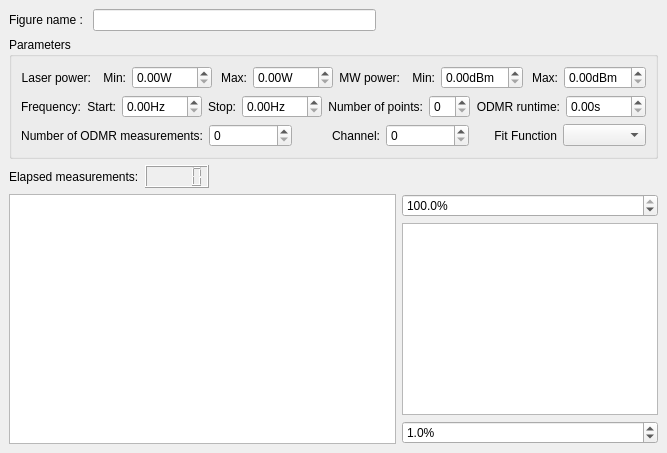
  <widget class="QDockWidget" name="BayOpt_DockWidget">
   <property name="windowTitle">
    <string>Quick optimization</string>
   </property>
   <attribute name="dockWidgetArea">
    <number>2</number>
   </attribute>
   <widget class="QWidget" name="dockWidgetContents">
    <layout class="QVBoxLayout" name="verticalLayout_12">
     <item>
      <layout class="QHBoxLayout" name="horizontalLayout_11">
       <item>
        <widget class="QLabel" name="figure_name_Label">
         <property name="text">
          <string>Figure name : </string>
         </property>
        </widget>
       </item>
       <item>
        <widget class="QLineEdit" name="bayopt_nametag_LineEdit">
         <property name="sizePolicy">
          <sizepolicy hsizetype="MinimumExpanding" vsizetype="Fixed">
           <horstretch>0</horstretch>
           <verstretch>0</verstretch>
          </sizepolicy>
         </property>
        </widget>
       </item>
       <item>
        <spacer name="horizontalSpacer_3">
         <property name="orientation">
          <enum>Qt::Horizontal</enum>
         </property>
         <property name="sizeHint" stdset="0">
          <size>
           <width>40</width>
           <height>20</height>
          </size>
         </property>
        </spacer>
       </item>
      </layout>
     </item>
     <item>
      <widget class="QGroupBox" name="bayopt_parameters_GroupBox">
       <property name="title">
        <string>Parameters</string>
       </property>
       <layout class="QVBoxLayout" name="verticalLayout_13">
        <item>
         <layout class="QHBoxLayout" name="horizontalLayout_9">
          <item>
           <widget class="QLabel" name="laser_power_Label_2">
            <property name="text">
             <string>Laser power:</string>
            </property>
            <property name="alignment">
             <set>Qt::AlignRight|Qt::AlignTrailing|Qt::AlignVCenter</set>
            </property>
           </widget>
          </item>
          <item>
           <widget class="QLabel" name="min_Label">
            <property name="text">
             <string>Min:</string>
            </property>
            <property name="alignment">
             <set>Qt::AlignRight|Qt::AlignTrailing|Qt::AlignVCenter</set>
            </property>
           </widget>
          </item>
          <item>
           <widget class="ScienDSpinBox" name="bayopt_laser_power_start_DoubleSpinBox">
            <property name="minimumSize">
             <size>
              <width>80</width>
              <height>0</height>
             </size>
            </property>
            <property name="suffix">
             <string>W</string>
            </property>
           </widget>
          </item>
          <item>
           <widget class="QLabel" name="max_Label">
            <property name="text">
             <string>Max:</string>
            </property>
            <property name="alignment">
             <set>Qt::AlignRight|Qt::AlignTrailing|Qt::AlignVCenter</set>
            </property>
           </widget>
          </item>
          <item>
           <widget class="ScienDSpinBox" name="bayopt_laser_power_stop_DoubleSpinBox">
            <property name="minimumSize">
             <size>
              <width>80</width>
              <height>0</height>
             </size>
            </property>
            <property name="suffix">
             <string>W</string>
            </property>
           </widget>
          </item>
          <item>
           <widget class="QLabel" name="mw_power_Label_2">
            <property name="text">
             <string>MW power:</string>
            </property>
            <property name="alignment">
             <set>Qt::AlignRight|Qt::AlignTrailing|Qt::AlignVCenter</set>
            </property>
           </widget>
          </item>
          <item>
           <widget class="QLabel" name="min_Label_2">
            <property name="text">
             <string>Min:</string>
            </property>
            <property name="alignment">
             <set>Qt::AlignRight|Qt::AlignTrailing|Qt::AlignVCenter</set>
            </property>
           </widget>
          </item>
          <item>
           <widget class="ScienDSpinBox" name="bayopt_mw_power_start_DoubleSpinBox">
            <property name="minimumSize">
             <size>
              <width>80</width>
              <height>0</height>
             </size>
            </property>
            <property name="suffix">
             <string>dBm</string>
            </property>
           </widget>
          </item>
          <item>
           <widget class="QLabel" name="max_Label_2">
            <property name="text">
             <string>Max:</string>
            </property>
            <property name="alignment">
             <set>Qt::AlignRight|Qt::AlignTrailing|Qt::AlignVCenter</set>
            </property>
           </widget>
          </item>
          <item>
           <widget class="ScienDSpinBox" name="bayopt_mw_power_stop_DoubleSpinBox">
            <property name="minimumSize">
             <size>
              <width>80</width>
              <height>0</height>
             </size>
            </property>
            <property name="suffix">
             <string>dBm</string>
            </property>
           </widget>
          </item>
         </layout>
        </item>
        <item>
         <layout class="QHBoxLayout" name="horizontalLayout_10">
          <item>
           <widget class="QLabel" name="frequency_Label">
            <property name="text">
             <string>Frequency:</string>
            </property>
            <property name="alignment">
             <set>Qt::AlignRight|Qt::AlignTrailing|Qt::AlignVCenter</set>
            </property>
           </widget>
          </item>
          <item>
           <widget class="QLabel" name="start_Label">
            <property name="text">
             <string>Start:</string>
            </property>
            <property name="alignment">
             <set>Qt::AlignRight|Qt::AlignTrailing|Qt::AlignVCenter</set>
            </property>
           </widget>
          </item>
          <item>
           <widget class="ScienDSpinBox" name="bayopt_freq_start_DoubleSpinBox">
            <property name="minimumSize">
             <size>
              <width>80</width>
              <height>0</height>
             </size>
            </property>
            <property name="suffix">
             <string>Hz</string>
            </property>
           </widget>
          </item>
          <item>
           <widget class="QLabel" name="stop_Label">
            <property name="text">
             <string>Stop:</string>
            </property>
            <property name="alignment">
             <set>Qt::AlignRight|Qt::AlignTrailing|Qt::AlignVCenter</set>
            </property>
           </widget>
          </item>
          <item>
           <widget class="ScienDSpinBox" name="bayopt_freq_stop_DoubleSpinBox">
            <property name="minimumSize">
             <size>
              <width>80</width>
              <height>0</height>
             </size>
            </property>
            <property name="suffix">
             <string>Hz</string>
            </property>
           </widget>
          </item>
          <item>
           <widget class="QLabel" name="num_of_points_Label">
            <property name="text">
             <string>Number of points:</string>
            </property>
            <property name="alignment">
             <set>Qt::AlignRight|Qt::AlignTrailing|Qt::AlignVCenter</set>
            </property>
           </widget>
          </item>
          <item>
           <widget class="QSpinBox" name="bayopt_freq_num_SpinBox">
            <property name="minimumSize">
             <size>
              <width>0</width>
              <height>0</height>
             </size>
            </property>
           </widget>
          </item>
          <item>
           <widget class="QLabel" name="odmr_runtime_Label">
            <property name="text">
             <string>ODMR runtime:</string>
            </property>
            <property name="alignment">
             <set>Qt::AlignRight|Qt::AlignTrailing|Qt::AlignVCenter</set>
            </property>
           </widget>
          </item>
          <item>
           <widget class="ScienDSpinBox" name="bayopt_odmr_runtime_DoubleSpinBox">
            <property name="minimumSize">
             <size>
              <width>80</width>
              <height>0</height>
             </size>
            </property>
            <property name="suffix">
             <string>s</string>
            </property>
           </widget>
          </item>
         </layout>
        </item>
        <item>
         <layout class="QHBoxLayout" name="horizontalLayout_8">
          <item>
           <widget class="QLabel" name="num_meas_Label">
            <property name="text">
             <string>Number of ODMR measurements:</string>
            </property>
            <property name="alignment">
             <set>Qt::AlignRight|Qt::AlignTrailing|Qt::AlignVCenter</set>
            </property>
           </widget>
          </item>
          <item>
           <widget class="QSpinBox" name="bayopt_num_meas_SpinBox"/>
          </item>
          <item>
           <widget class="QLabel" name="channel_Label_2">
            <property name="text">
             <string>Channel:</string>
            </property>
            <property name="alignment">
             <set>Qt::AlignRight|Qt::AlignTrailing|Qt::AlignVCenter</set>
            </property>
           </widget>
          </item>
          <item>
           <widget class="QSpinBox" name="bayopt_channel_SpinBox"/>
          </item>
          <item>
           <widget class="QLabel" name="fit_function_Label">
            <property name="text">
             <string>Fit Function</string>
            </property>
            <property name="alignment">
             <set>Qt::AlignRight|Qt::AlignTrailing|Qt::AlignVCenter</set>
            </property>
           </widget>
          </item>
          <item>
           <widget class="QComboBox" name="bayopt_fit_ComboBox"/>
          </item>
         </layout>
        </item>
       </layout>
      </widget>
     </item>
     <item>
      <layout class="QHBoxLayout" name="horizontalLayout_7">
       <item>
        <widget class="QLabel" name="elapsed_measurements_Label">
         <property name="text">
          <string>Elapsed measurements:</string>
         </property>
        </widget>
       </item>
       <item>
        <widget class="QLCDNumber" name="elapsed_measurements_DisplayWidget"/>
       </item>
       <item>
        <spacer name="horizontalSpacer_2">
         <property name="orientation">
          <enum>Qt::Horizontal</enum>
         </property>
         <property name="sizeHint" stdset="0">
          <size>
           <width>400</width>
           <height>20</height>
          </size>
         </property>
        </spacer>
       </item>
      </layout>
     </item>
     <item>
      <layout class="QHBoxLayout" name="horizontalLayout_2">
       <item>
        <widget class="PlotWidget" name="bayopt_PlotWidget">
         <property name="sizePolicy">
          <sizepolicy hsizetype="Expanding" vsizetype="Expanding">
           <horstretch>8</horstretch>
           <verstretch>0</verstretch>
          </sizepolicy>
         </property>
        </widget>
       </item>
       <item>
        <layout class="QVBoxLayout" name="verticalLayout">
         <item>
          <widget class="QDoubleSpinBox" name="bayopt_cb_high_percentile_DoubleSpinBox">
           <property name="sizePolicy">
            <sizepolicy hsizetype="Minimum" vsizetype="Fixed">
             <horstretch>1</horstretch>
             <verstretch>0</verstretch>
            </sizepolicy>
           </property>
           <property name="suffix">
            <string>%</string>
           </property>
           <property name="decimals">
            <number>1</number>
           </property>
           <property name="value">
            <double>100.000000000000000</double>
           </property>
          </widget>
         </item>
         <item>
          <widget class="PlotWidget" name="bayopt_cb_PlotWidget">
           <property name="sizePolicy">
            <sizepolicy hsizetype="Preferred" vsizetype="Expanding">
             <horstretch>1</horstretch>
             <verstretch>0</verstretch>
            </sizepolicy>
           </property>
           <property name="minimumSize">
            <size>
             <width>10</width>
             <height>0</height>
            </size>
           </property>
          </widget>
         </item>
         <item>
          <widget class="QDoubleSpinBox" name="bayopt_cb_low_percentile_DoubleSpinBox">
           <property name="sizePolicy">
            <sizepolicy hsizetype="Minimum" vsizetype="Fixed">
             <horstretch>1</horstretch>
             <verstretch>0</verstretch>
            </sizepolicy>
           </property>
           <property name="suffix">
            <string>%</string>
           </property>
           <property name="decimals">
            <number>1</number>
           </property>
           <property name="value">
            <double>1.000000000000000</double>
           </property>
          </widget>
         </item>
        </layout>
       </item>
      </layout>
     </item>
    </layout>
   </widget>
  </widget>
